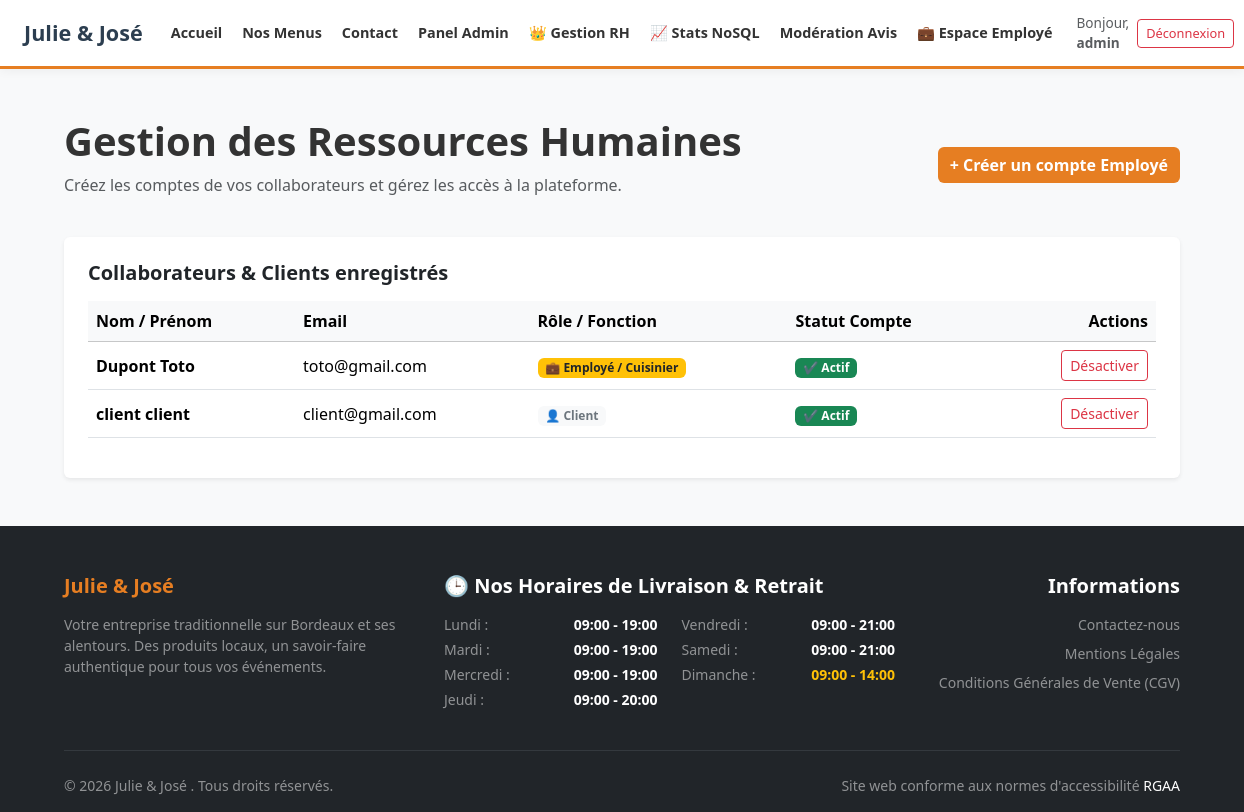
/admin_rh.php (signed in), run on the app's committed database.
### tables this page shows
CREATE TABLE `utilisateur` (
  `utilisateur_id` int(11) NOT NULL,
  `email` varchar(50) NOT NULL,
  `password` varchar(255) NOT NULL,
  `prenom` varchar(50) NOT NULL,
  `nom` varchar(50) NOT NULL,
  `telephone` varchar(50) DEFAULT NULL,
  `ville` varchar(50) DEFAULT NULL,
  `pays` varchar(50) DEFAULT NULL,
  `adresse_postale` varchar(50) DEFAULT NULL,
  `role_id` int(11) NOT NULL
);

### public/admin_rh.php (the view, shortened to what this page needs)
<?php
require_once __DIR__ . '/../includes/header.php';
require_once __DIR__ . '/../includes/db_connect.php';
$admin_id = $_SESSION['user_id'];
$query = "SELECT u.*, r.libelle AS role_nom
          FROM utilisateur u
          JOIN role r ON u.role_id = r.role_id
          WHERE u.utilisateur_id != ?
          ORDER BY u.role_id ASC, u.nom ASC";
$stmt = $pdo->prepare($query);
$stmt->execute([$admin_id]);
$utilisateurs = $stmt->fetchAll();
?>
<div class="container py-5">
    <div class="d-flex justify-content-between align-items-center mb-4">
        <div>
            <h1 class="fw-bold">Gestion des Ressources Humaines</h1>
            <p class="text-muted">Créez les comptes de vos collaborateurs et gérez les accès à la plateforme.</p>
        </div>
        <a href="admin_create_employe.php" class="btn btn-primary text-white fw-bold">+ Créer un compte Employé</a>
    </div>
    <div class="card shadow-sm border-0 p-4">
        <h5 class="fw-bold mb-3">Collaborateurs & Clients enregistrés</h5>
        <div class="table-responsive">
            <table class="table table-hover align-middle">
                <thead class="table-light">
                    <tr>
                        <th>Nom / Prénom</th>
                        <th>Email</th>
                        <th>Rôle / Fonction</th>
                        <th>Statut Compte</th>
                        <th class="text-end">Actions</th>
                    </tr>
                </thead>
                <tbody>
                    <?php foreach ($utilisateurs as $user): ?>
                        <tr>
                            <td><strong><?= htmlspecialchars($user['nom'] . ' ' . $user['prenom']) ?></strong></td>
                            <td><?= htmlspecialchars($user['email']) ?></td>
                            <td>
                                <?php if ($user['role_id'] == 2): ?>
                                    <span class="badge bg-warning text-dark">💼 Employé / Cuisinier</span>
                                <?php elseif ($user['role_id'] == 1): ?>
                                    <span class="badge bg-danger text-white">👑 Administrateur</span>
                                <?php else: ?>
                                    <span class="badge bg-light text-secondary">👤 Client</span>
                                <?php endif; ?>
                            </td>
                            <td>
                                <?php if (!isset($user['statut_compte']) || $user['statut_compte'] == 1): ?>
                                    <span class="badge bg-success text-white">✔️ Actif</span>
                                <?php else: ?>
                                    <span class="badge bg-danger text-white">❌ Désactivé</span>
                                <?php endif; ?>
                            </td>
                            <td class="text-end">
                                <?php
                                $nouveau_statut = (!isset($user['statut_compte']) || $user['statut_compte'] == 1) ? 0 : 1;
                                $bouton_texte = ($nouveau_statut == 0) ? 'Désactiver' : 'Activer';
                                $bouton_classe = ($nouveau_statut == 0) ? 'btn-outline-danger' : 'btn-success text-white';
                                ?>
                                <a href="admin_toggle_user.php?id=<?= $user['utilisateur_id'] ?>&statut=<?= $nouveau_statut ?>"
                                   class="btn btn-sm <?= $bouton_classe ?>"
                                   onclick="return confirm('Confirmez-vous le changement de statut pour ce compte ?');">
                                    <?= $bouton_texte ?>
                                </a>
                            </td>
                        </tr>
                    <?php endforeach; ?>
                </tbody>
            </table>
        </div>
    </div>
</div>
<?php require_once __DIR__ . '/../includes/footer.php'; ?>

### assets/style.css (style rules this page uses)
:root { --main-orange: #FF7F50; --dark-orange: #E66A3D; --light-bg: #FFFFFF; }
body { background-color: var(--light-bg); color: #333; font-family: 'Segoe UI', sans-serif; }
.btn-primary { background-color: var(--main-orange) !important; border: none !important; }

### includes/header.php (style rules this page uses)
:root { --primary-orange: #E67E22; --dark-orange: #D35400; --light-bg: #F8F9FA; }
body { background-color: var(--light-bg); color: #333333; display: flex; flex-direction: column; min-height: 100vh; }
.btn-primary { background-color: var(--primary-orange) !important; border-color: var(--primary-orange) !important; color: #FFFFFF !important; transition: all 0.2s ease-in-out; }

### data on the page
utilisateur: nom+prenom "Dupont Toto", email "toto@gmail.com", shows "💼 Employé / Cuisinier", bouton_texte "Désactiver"
utilisateur: nom+prenom "client client", email "client@gmail.com", shows "👤 Client", bouton_texte "Désactiver"

### other printed values
$_SESSION['prenom'] "admin"
